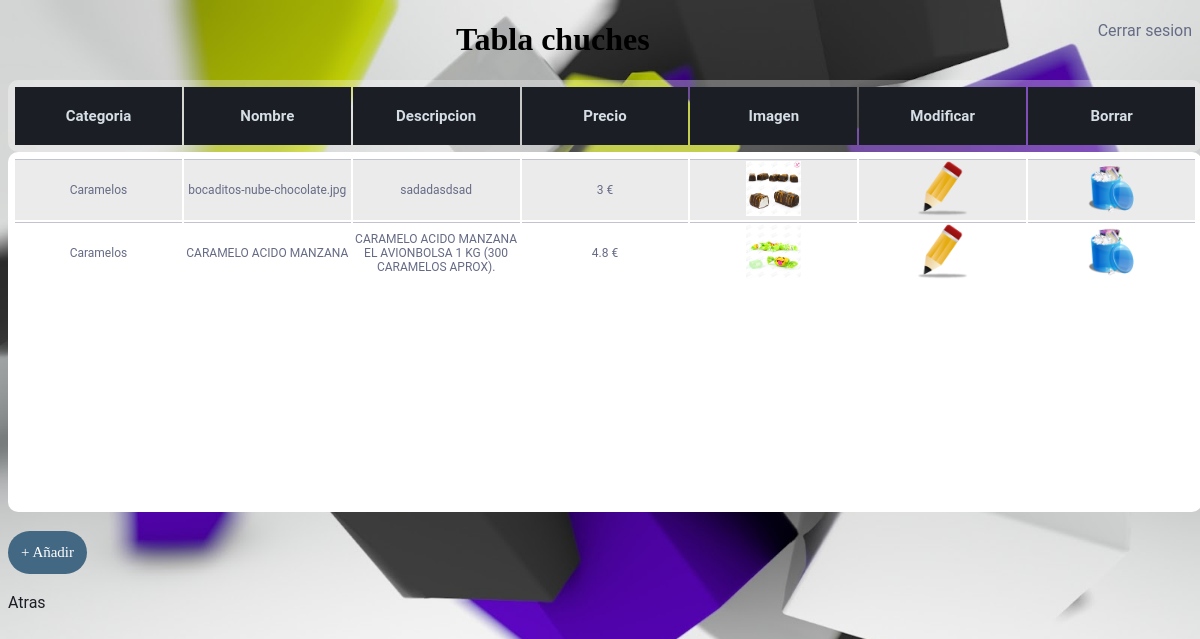
/tienda_chuches/admin/chuches/chuches.php?idcat=2 (signed in), run on the app's committed database.
### tables this page shows
CREATE TABLE `chuches` (
  `id_chuche` int(10) NOT NULL,
  `id_categoria` int(10) NOT NULL,
  `nombre_chu` varchar(50) NOT NULL,
  `descripcion` varchar(500) DEFAULT NULL,
  `img_chu` varchar(150) DEFAULT NULL,
  `precio` double NOT NULL
);

CREATE TABLE `categoria` (
  `id_categoria` int(10) NOT NULL,
  `nombre_cat` varchar(50) NOT NULL
);

### tienda_chuches/admin/chuches/chuches.php (the view, shortened to what this page needs)
<!DOCTYPE html>
<html lang="">
<head>
  <link rel="stylesheet" type="text/css" href="../estilotabla.css">
</head>
<body>
<?php
  if (isset($_SESSION["admin"])) {
$categoria = $_GET['idcat'];
    ?>
    <a id="salir" href='../../salir.php' >Cerrar sesion</a>
    <h1>Tabla chuches</h1>
    <?php
    $connection = new mysqli("localhost", "root", "3546", "tienda_chuches");
     $consulta="SELECT * from chuches inner join
      categoria on categoria.id_categoria=chuches.id_categoria where categoria.id_categoria='$categoria' ORDER BY chuches.nombre_chu;";
     ?>
    <div class="titulo">
        <table >
       <tr>
         <th>Categoria</th>
         <th>Nombre</th>
         <th>Descripcion</th>
         <th>Precio</th>
         <th>Imagen</th>
         <th>Modificar</th>
         <th>Borrar</th>
       </tr>
     </table>
    </div>
    <div class="contenido">
    <table>
      <tbody>
    <?php
      if ($result = $connection->query($consulta)) {
      } else {
            echo "Error: ". $sql ."<br>". mysqli_error($connection);
      }
      while($obj = $result->fetch_object()) {
              echo "<tr>";
              echo "<td>".$obj->nombre_cat."</td>";
              echo "<td>".$obj->nombre_chu."</td>";
              echo "<td>".$obj->descripcion."</td>";
              echo "<td>".$obj->precio." € </td>";
              if (!empty($obj->img_chu)){
                echo '<td><img src="'.$obj->img_chu.'"/></td>';
              }else{
                echo "<td><span>Sin Imagen</span></td>";
              }
              echo "<td>
                    <a href='modificarchuche.php?id=$obj->id_chuche'/>
                    <img src='../img/modificar.png'/></a>
                    </td>";
              echo "<td>
                    <a href='borrarchuche.php?id=$obj->id_chuche'>
                    <img src='../img/papelera.png'/></a>
                  </td>";
              echo "</tr>";
         }
          ?>
        </tbody>
         </table>
       </div>
    <?php
    echo "<br><a href='añadirchuche.php?idcat=$categoria'><input  id='entrar' type='submit' value='+ Añadir' /></a><br>";
    echo "<br><a class='atras' href='../categorias/categoria.php'>Atras</a>";
  } else {
    session_destroy();
    header("Location: ../../login.php");
  }
 ?>
</body>
</html>

### tienda_chuches/admin/estilotabla.css (style rules this page uses)
body { font-family: 'Roboto', sans-serif; background-size: 100%; background-image: url(img/fondo1.jpg); }
h1 { text-align: center; font-family: cursive; }
table { width:100%; table-layout: fixed; text-align: center; }
.titulo { border-radius: 10px; background-color: rgba(255,255,255,0.3); display: block; margin: auto; min-width: 910px; max-width: 1334px; padding:5px; width: 100%; }
.contenido { border-radius: 10px; background: white; margin: auto; padding:5px; width: 100%; min-width: 910px;; max-width: 1334px; height:350px; overflow-x:auto; }
th { padding: 20px 15px; font-size: 15px; color:#D5DDE5; background:#1b1e24; }
td { border-top: 1px solid #C1C3D1; color:#666B85; font-size: 12px; }
tr:nth-child(odd) td { background:#EBEBEB; }
a { color:#666B85; text-decoration: none; }
td a { display: block; height: 100%; }
.atras { color:#1b1e24; text-decoration: none; }
#entrar { font-family: cursive; color:white; border: 0; padding: 13px; font-size: 15px; background-color:#436884; border-radius: 30px; }
#salir { float: right; }

### tienda_chuches/admin/chuches/chuches.php (style rules this page uses)
img { width: 55px; }

### data on the page
chuches: id_categoria.nombre_cat "Caramelos", nombre_chu "bocaditos-nube-chocolate.jpg", descripcion "sadadasdsad", precio "3", img_chu (picture)
chuches: id_categoria.nombre_cat "Caramelos", nombre_chu "CARAMELO ACIDO MANZANA", descripcion "CARAMELO ACIDO MANZANA EL AVIONBOLSA 1 KG (300 CARAMELOS APROX).", precio "4.8", img_chu (picture)
